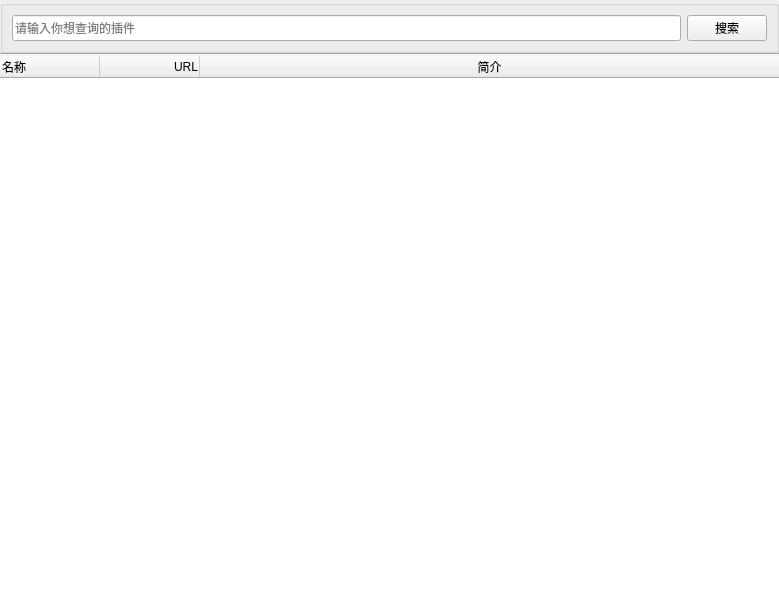
<?xml version="1.0" encoding="UTF-8"?>
<ui version="4.0">
 <class>MainWindow</class>
 <widget class="QMainWindow" name="MainWindow">
  <property name="geometry">
   <rect>
    <x>0</x>
    <y>0</y>
    <width>779</width>
    <height>594</height>
   </rect>
  </property>
  <property name="windowTitle">
   <string>PluginSearchEngine</string>
  </property>
  <property name="windowIcon">
   <iconset>
    <normaloff>icons/icon.png</normaloff>icons/icon.png</iconset>
  </property>
  <property name="styleSheet">
   <string notr="true">QTreeView {
	border:none
}
</string>
  </property>
  <widget class="QWidget" name="centralwidget">
   <layout class="QVBoxLayout" name="verticalLayout_3">
    <property name="spacing">
     <number>0</number>
    </property>
    <property name="leftMargin">
     <number>0</number>
    </property>
    <property name="topMargin">
     <number>0</number>
    </property>
    <property name="rightMargin">
     <number>0</number>
    </property>
    <property name="bottomMargin">
     <number>0</number>
    </property>
    <item>
     <layout class="QVBoxLayout" name="verticalLayout_2">
      <item>
       <layout class="QHBoxLayout" name="horizontalLayout">
        <item>
         <widget class="QGroupBox" name="groupBox">
          <property name="enabled">
           <bool>true</bool>
          </property>
          <property name="font">
           <font>
            <stylestrategy>PreferDefault</stylestrategy>
           </font>
          </property>
          <property name="mouseTracking">
           <bool>false</bool>
          </property>
          <property name="tabletTracking">
           <bool>false</bool>
          </property>
          <property name="contextMenuPolicy">
           <enum>Qt::DefaultContextMenu</enum>
          </property>
          <property name="accessibleName">
           <string/>
          </property>
          <property name="layoutDirection">
           <enum>Qt::LeftToRight</enum>
          </property>
          <property name="autoFillBackground">
           <bool>false</bool>
          </property>
          <property name="title">
           <string/>
          </property>
          <property name="alignment">
           <set>Qt::AlignLeading|Qt::AlignLeft|Qt::AlignTop</set>
          </property>
          <property name="flat">
           <bool>false</bool>
          </property>
          <layout class="QVBoxLayout" name="verticalLayout">
           <item>
            <layout class="QGridLayout" name="gridLayout">
             <item row="0" column="1">
              <widget class="QPushButton" name="searchButton">
               <property name="text">
                <string>搜索</string>
               </property>
              </widget>
             </item>
             <item row="0" column="0">
              <widget class="QLineEdit" name="searchLine">
               <property name="sizePolicy">
                <sizepolicy hsizetype="Expanding" vsizetype="Preferred">
                 <horstretch>0</horstretch>
                 <verstretch>0</verstretch>
                </sizepolicy>
               </property>
               <property name="placeholderText">
                <string>请输入你想查询的插件</string>
               </property>
              </widget>
             </item>
            </layout>
           </item>
          </layout>
         </widget>
        </item>
       </layout>
      </item>
      <item>
       <widget class="Line" name="line">
        <property name="orientation">
         <enum>Qt::Horizontal</enum>
        </property>
       </widget>
      </item>
      <item>
       <widget class="QTreeWidget" name="outputTreeWidget">
        <property name="enabled">
         <bool>true</bool>
        </property>
        <property name="sizePolicy">
         <sizepolicy hsizetype="Expanding" vsizetype="Expanding">
          <horstretch>0</horstretch>
          <verstretch>0</verstretch>
         </sizepolicy>
        </property>
        <property name="sizeAdjustPolicy">
         <enum>QAbstractScrollArea::AdjustIgnored</enum>
        </property>
        <property name="showDropIndicator" stdset="0">
         <bool>true</bool>
        </property>
        <property name="indentation">
         <number>20</number>
        </property>
        <property name="rootIsDecorated">
         <bool>false</bool>
        </property>
        <property name="uniformRowHeights">
         <bool>false</bool>
        </property>
        <property name="itemsExpandable">
         <bool>true</bool>
        </property>
        <property name="sortingEnabled">
         <bool>false</bool>
        </property>
        <property name="animated">
         <bool>false</bool>
        </property>
        <property name="allColumnsShowFocus">
         <bool>false</bool>
        </property>
        <property name="headerHidden">
         <bool>false</bool>
        </property>
        <property name="expandsOnDoubleClick">
         <bool>true</bool>
        </property>
        <property name="columnCount">
         <number>3</number>
        </property>
        <attribute name="headerVisible">
         <bool>true</bool>
        </attribute>
        <attribute name="headerCascadingSectionResizes">
         <bool>false</bool>
        </attribute>
        <attribute name="headerMinimumSectionSize">
         <number>25</number>
        </attribute>
        <attribute name="headerDefaultSectionSize">
         <number>100</number>
        </attribute>
        <attribute name="headerHighlightSections">
         <bool>false</bool>
        </attribute>
        <column>
         <property name="text">
          <string>名称</string>
         </property>
         <property name="textAlignment">
          <set>AlignLeading|AlignVCenter</set>
         </property>
        </column>
        <column>
         <property name="text">
          <string>URL</string>
         </property>
         <property name="textAlignment">
          <set>AlignTrailing|AlignVCenter</set>
         </property>
        </column>
        <column>
         <property name="text">
          <string>简介</string>
         </property>
         <property name="textAlignment">
          <set>AlignCenter</set>
         </property>
        </column>
       </widget>
      </item>
     </layout>
    </item>
   </layout>
  </widget>
  <action name="actionAbout">
   <property name="text">
    <string>关于作者</string>
   </property>
   <property name="shortcut">
    <string>Ctrl+Shift+A</string>
   </property>
  </action>
  <action name="actionHelp">
   <property name="text">
    <string>查看用法</string>
   </property>
   <property name="shortcut">
    <string>Ctrl+H</string>
   </property>
  </action>
  <action name="actionSearchType">
   <property name="icon">
    <iconset>
     <normaloff>icons/radio-circle-marked.png</normaloff>icons/radio-circle-marked.png</iconset>
   </property>
   <property name="text">
    <string>类型搜索</string>
   </property>
  </action>
  <action name="actionSearchName">
   <property name="icon">
    <iconset>
     <normaloff>icons/radio-circle.png</normaloff>icons/radio-circle.png</iconset>
   </property>
   <property name="text">
    <string>名称搜索</string>
   </property>
  </action>
  <action name="actionTextViewer">
   <property name="text">
    <string>文本查看器</string>
   </property>
  </action>
  <action name="actionPlayerViewer">
   <property name="text">
    <string>音频播放器</string>
   </property>
  </action>
  <action name="actionImageViewer">
   <property name="text">
    <string>图像查看器</string>
   </property>
  </action>
  <action name="actionSearchWeb">
   <property name="icon">
    <iconset>
     <normaloff>icons/radio-circle.png</normaloff>icons/radio-circle.png</iconset>
   </property>
   <property name="text">
    <string>Web搜索</string>
   </property>
  </action>
  <action name="actionSearchKey">
   <property name="icon">
    <iconset>
     <normaloff>icons/radio-circle.png</normaloff>icons/radio-circle.png</iconset>
   </property>
   <property name="text">
    <string>文件关键字搜索</string>
   </property>
  </action>
 </widget>
 <resources/>
 <connections/>
</ui>
